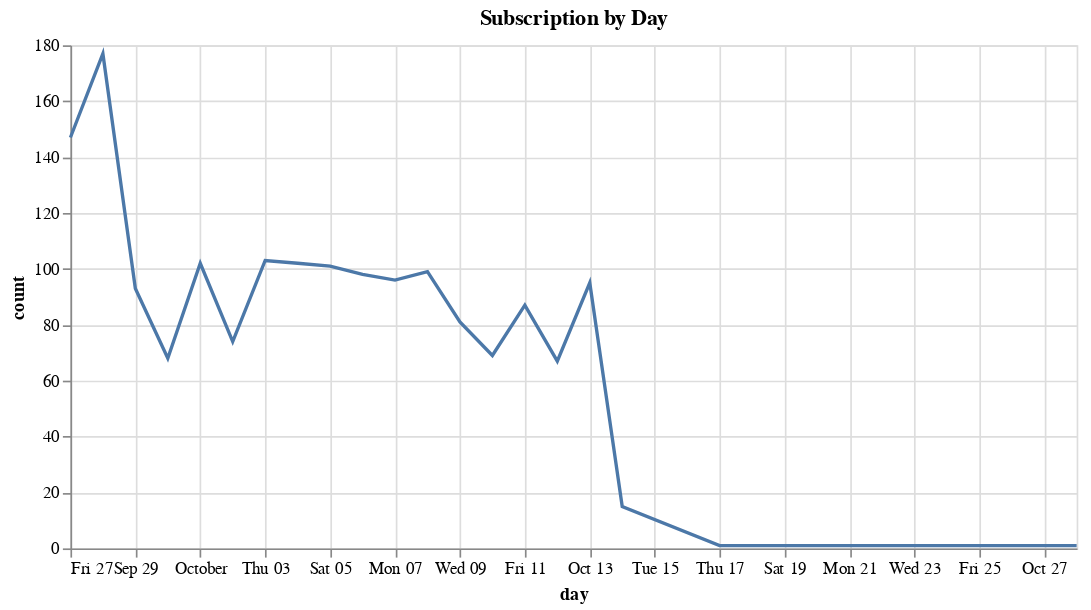

Notebook cell for this chart:
### Code cell
import altair as alt
# Create Altair chart
chart = alt.Chart(count_by_day).mark_line().encode(
        x='day:T',  # 'T' tells Altair it's a temporal field
        y='count:Q',  # 'Q' for quantitative field
        tooltip=['day:T', 'count:Q']  # Define tooltip content
    ).properties(
        width=600,
        height=300,
        title='Subscription by Day'
    )
chart

### Figure 1 — Vega-Lite specification as saved in the notebook (floating-point values rounded to 4 significant figures)
{"config": {"view": {"continuousWidth": 300, "continuousHeight": 300}}, "data": {"name": "data-7dd5647af621691bdde3ca93d1742776"}, "mark": {"type": "line"}, "encoding": {"tooltip": [{"field": "day", "type": "temporal"}, {"field": "count", "type": "quantitative"}], "x": {"field": "day", "type": "temporal"}, "y": {"field": "count", "type": "quantitative"}}, "height": 300, "title": "Subscription by Day", "width": 600, "$schema": "https://vega.github.io/schema/vega-lite/v5.15.1.json", "datasets": {"data-7dd5647af621691bdde3ca93d1742776": [{"day": "2019-09-27T00:00:00", "count": 147}, {"day": "2019-09-28T00:00:00", "count": 177}, {"day": "2019-09-29T00:00:00", "count": 93}, {"day": "2019-09-30T00:00:00", "count": 68}, {"day": "2019-10-01T00:00:00", "count": 102}, {"day": "2019-10-02T00:00:00", "count": 74}, {"day": "2019-10-03T00:00:00", "count": 103}, {"day": "2019-10-04T00:00:00", "count": 102}, {"day": "2019-10-05T00:00:00", "count": 101}, {"day": "2019-10-06T00:00:00", "count": 98}, {"day": "2019-10-07T00:00:00", "count": 96}, {"day": "2019-10-08T00:00:00", "count": 99}, {"day": "2019-10-09T00:00:00", "count": 81}, {"day": "2019-10-10T00:00:00", "count": 69}, {"day": "2019-10-11T00:00:00", "count": 87}, {"day": "2019-10-12T00:00:00", "count": 67}, {"day": "2019-10-13T00:00:00", "count": 95}, {"day": "2019-10-14T00:00:00", "count": 15}, {"day": "2019-10-17T00:00:00", "count": 1}, {"day": "2019-10-26T00:00:00", "count": 1}, {"day": "2019-10-28T00:00:00", "count": 1}]}}
